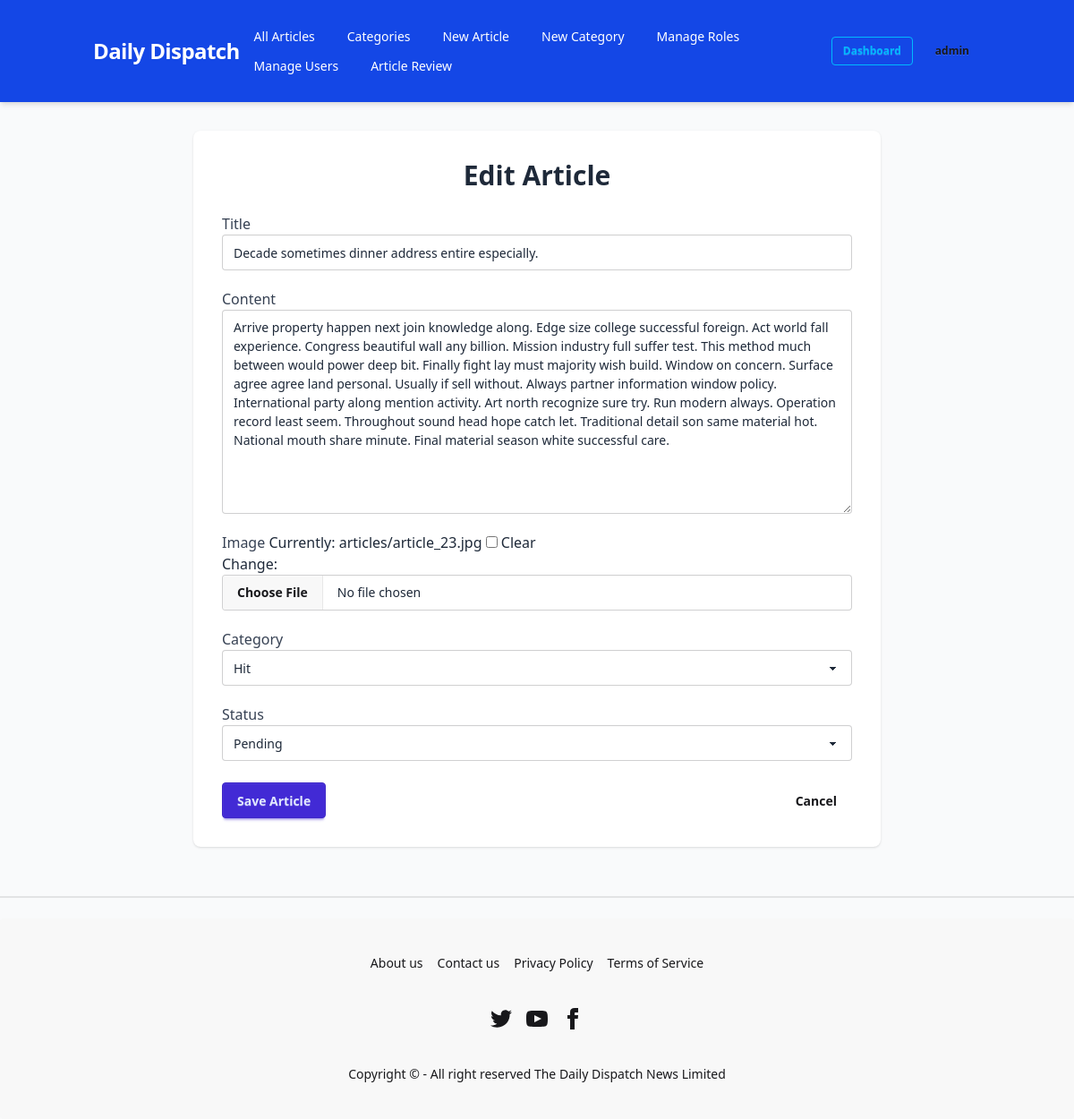
The app's page /article/decade-sometimes-dinner-address-entire-especially/update/ (signed in), older data.
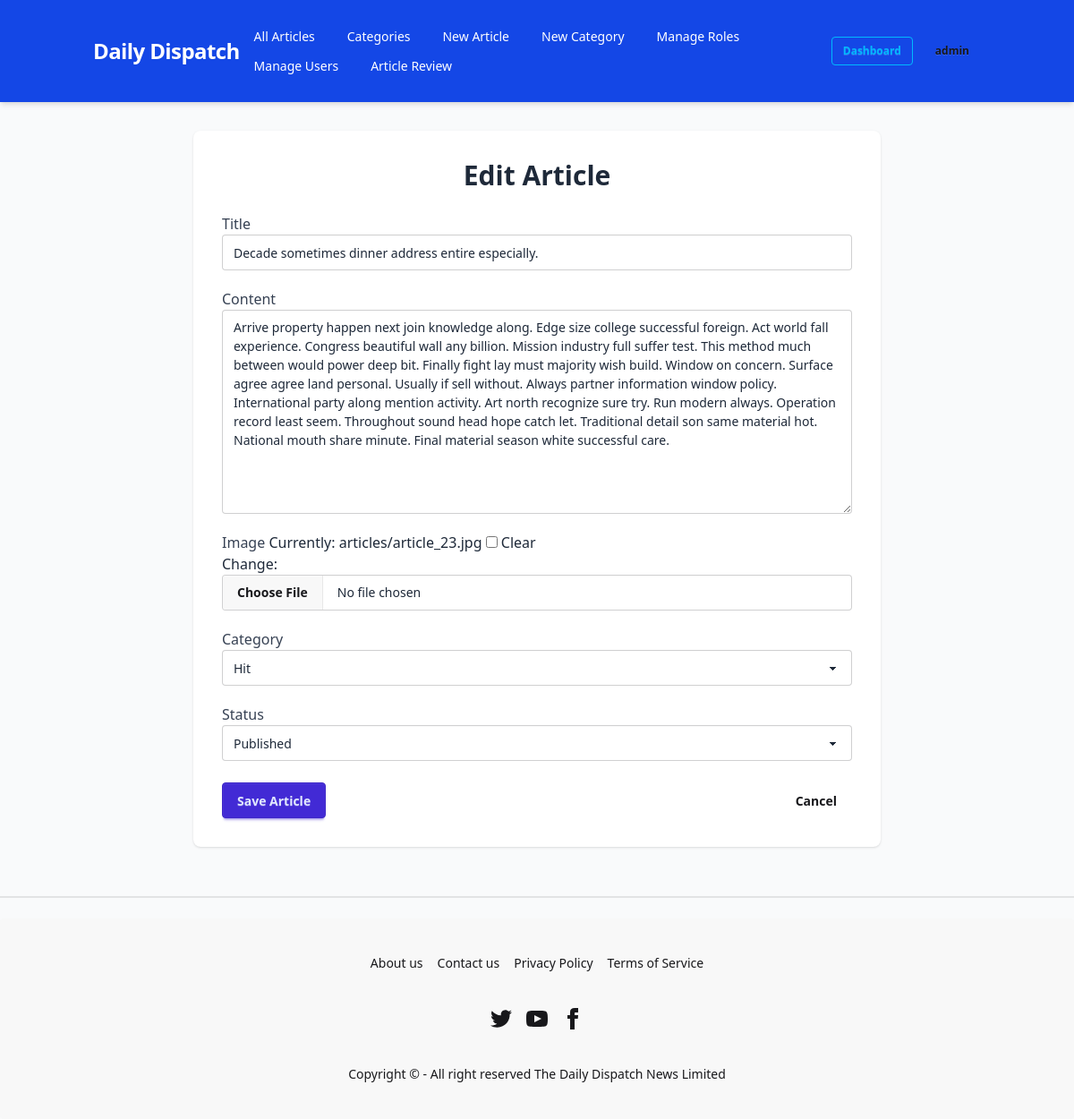
The same page, newer data.
### news/models.py (models this page shows, shortened)
class Article(models.Model):
    STATUS_CHOICES = (
        ("pending", "Pending"),
        ("published", "Published"),
    )
    title = models.CharField(max_length=200)
    slug = models.SlugField(unique=True, blank=True)
    content = models.TextField()
    image = models.ImageField(upload_to="articles/", blank=True, null=True)
    author = models.ForeignKey(User, on_delete=models.CASCADE)
    category = models.ForeignKey(Category, on_delete=models.SET_NULL, null=True, blank=True,  related_name="articles")
    created_at = models.DateTimeField(auto_now_add=True)
    updated_at = models.DateTimeField(auto_now=True)
    status = models.CharField(max_length=20, choices=STATUS_CHOICES, default="pending")

### news/views.py (the view)
# urls.py: path("article/<slug:slug>/update/", update_article, name="update_article"),
@login_required
@user_passes_test(is_admin_editor_reporter, login_url='users:no_permission')
def update_article(request, slug):
    article = get_object_or_404(Article, slug=slug)
    if is_reporter(request.user) and article.author != request.user:
        return redirect("users:no_permission")
    if is_admin(request.user) or is_editor(request.user):
        form_class = AdminArticleForm
    else:
        form_class = ArticleForm
    if request.method == "POST":
        form = form_class(request.POST, request.FILES, instance=article)
        if form.is_valid():
            updated_article = form.save(commit=False)
            if is_reporter(request.user):
                updated_article.status = "pending"
            else:
                pass
            updated_article.save()
            return redirect("news:article_list")
    else:
        form = form_class(instance=article)
    return render(request, "articles/article_form.html", {"form": form, "article": article})

### news/forms.py
class AdminArticleForm(forms.ModelForm):
    class Meta:
        model = Article
        fields = ["title", "content", "image", "category", "status"]

### news/models.py (called while the page is built)
    def __str__(self):
        return self.name

### users/context_processors.py (called while the page is built)
def user_roles(request):
    if request.user.is_authenticated:
        return {
            "is_admin_user": is_admin(request.user),
            "is_editor_user": is_editor(request.user),
            "is_reporter_user": is_reporter(request.user),
        }
    return {
        "is_admin_user": False,
        "is_editor_user": False,
        "is_reporter_user": False,
    }

### users/utils.py (called while the page is built)
def is_admin_editor_reporter(user):
    return is_admin(user) or is_editor(user) or is_reporter(user)

def is_admin(user):
    return user.is_authenticated and user.groups.filter(name="Admin").exists()

def is_editor(user):
    return user.is_authenticated and user.groups.filter(name="Editor").exists()

def is_reporter(user):
    return user.is_authenticated and user.groups.filter(name="Reporter").exists()

### templates/articles/article_form.html (shortened to what this page needs)
{% extends 'base.html' %}
{% load widget_tweaks %}
{% block content %}
<div class="max-w-3xl mx-auto">
  <div class="card bg-base-100 shadow p-8">
    <h1 class="text-3xl font-bold mb-6 text-center">
      {% if form.instance.pk %}Edit Article{% else %}Create Article{% endif %}
    </h1>
    <form method="post" enctype="multipart/form-data" class="space-y-5">
      <div class="form-control">
        <label class="label"><span class="text-gray-700">Title</span></label>
        {{ form.title|add_class:"input input-bordered w-full" }}
      </div>
      <div class="form-control">
        <label class="label"><span class="text-gray-700">Content</span></label>
        {{ form.content|add_class:"textarea textarea-bordered w-full" }}
      </div>
      <div class="form-control">
        <label class="label"><span class="text-gray-700">Image</span></label>
        {{ form.image|add_class:"file-input file-input-bordered w-full" }}
      </div>
      <div class="form-control">
        <label class="label"><span class="text-gray-700">Category</span></label>
        {{ form.category|add_class:"select select-bordered w-full" }}
      </div>
      <div class="form-control">
        <label class="label"><span class="text-gray-700">Status</span></label>
        {{ form.status|add_class:"select select-bordered w-full" }}
      </div>
      <div class="flex justify-between mt-6">
        <button class="btn btn-primary" type="submit">Save Article</button>
        <a href="{% url 'news:article_list' %}" class="btn btn-ghost">Cancel</a>
      </div>
    </form>
  </div>
</div>
{% endblock %}

Row changes from the older to the newer data that the page shows:
changed Article "Decade sometimes dinner address entire especially.": status "Pending" → "Published"
